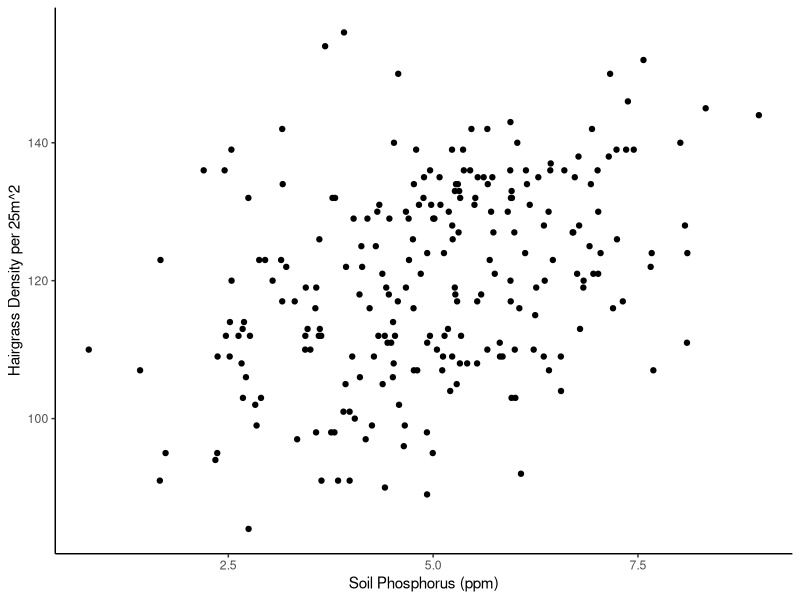
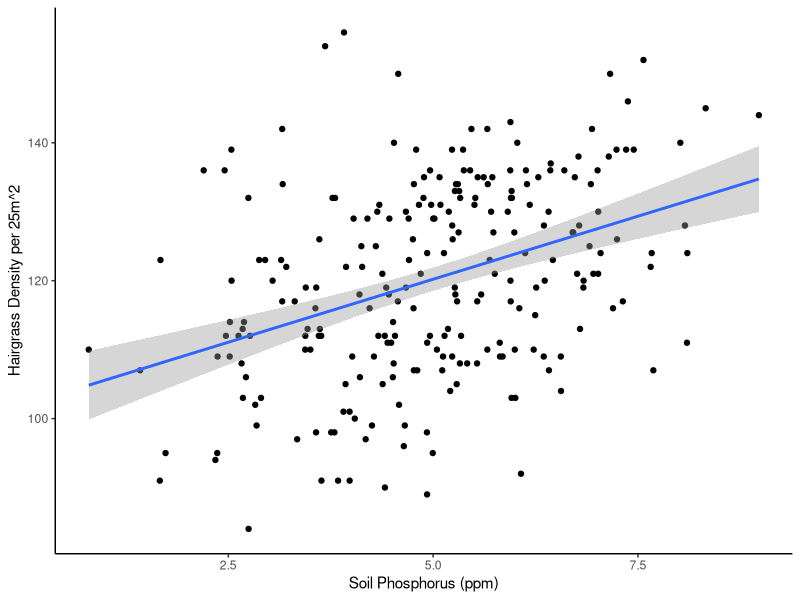

Source code (R) for these figures, in order:
## ---- chunk 1
knitr::opts_chunk$set(echo = TRUE)
## ---- chunk 2
# Load the tidyverse
library(tidyverse)
# Read in the dataset
hairgrass <- read_csv("../data/hairgrass_data.csv")
## ---- chunk 3
# soil phosphorus
hairgrass |> 
  summarise(mean_phosphorus = mean(soil_phosphorus),
            sd_phosphorus = sd(soil_phosphorus))

# penguin density
hairgrass |> 
  summarise(mean_penguins = mean(penguin_density),
            sd_penguins = sd(penguin_density))

# avg summer temp
hairgrass |> 
  summarise(mean_tempC = mean(avg_summer_tempC),
            sd_tempC = sd(avg_summer_tempC))

# avg windspeed
hairgrass |> 
  summarise(mean_windspeed = mean(avg_windspeed),
            sd_windspeed = sd(avg_windspeed))

# percent rock
hairgrass |> 
  summarise(mean_rock = mean(percent_rock),
            sd_rock = sd(percent_rock))
## ---- chunk 4
# Plot should have environmental variable on the x-axis and hairgrass density on the y-axis

# Example
ggplot(hairgrass, aes(x = soil_phosphorus, y = hairgrass_density)) +
  geom_point() +
  labs(x = "Soil Phosphorus (ppm)", y = "Hairgrass Density per 25m^2") +
  theme_classic()
## ---- chunk 5
cor(x = hairgrass$soil_phosphorus, y = hairgrass$hairgrass_density)
cor(x = hairgrass$penguin_density, y = hairgrass$hairgrass_density)
cor(x = hairgrass$avg_summer_tempC, y = hairgrass$hairgrass_density)
cor(x = hairgrass$avg_windspeed, y = hairgrass$hairgrass_density)
cor(x = hairgrass$percent_rock, y = hairgrass$hairgrass_density)
## ---- chunk 6
# saving output as r and then squaring it here is acceptable
# it does not matter whether students multiple it by 100 or not
cor(x = hairgrass$soil_phosphorus, y = hairgrass$hairgrass_density)^2 * 100
cor(x = hairgrass$penguin_density, y = hairgrass$hairgrass_density)^2 * 100
cor(x = hairgrass$avg_summer_tempC, y = hairgrass$hairgrass_density)^2 * 100
cor(x = hairgrass$avg_windspeed, y = hairgrass$hairgrass_density)^2 * 100
cor(x = hairgrass$percent_rock, y = hairgrass$hairgrass_density)^2 * 100
## ---- chunk 7
# Plot should have environmental variable on the x-axis and hairgrass density on the y-axis

# Example
ggplot(hairgrass, aes(x = soil_phosphorus, y = hairgrass_density)) +
  geom_point() +
  geom_smooth(method = "lm") + # method = "lm" required, se = FALSE optional
  labs(x = "Soil Phosphorus (ppm)", y = "Hairgrass Density per 25m^2") +
  theme_classic()
## ---- chunk 8
# Take off -0.5 if independent and dependent variables are switched
# But for future questions, do not deduct points if they use the correct values

# soil phosphorus
model_phosphorus <- lm(hairgrass_density ~ soil_phosphorus, data = hairgrass)
summary(model_phosphorus)

# penguin density
model_penguins <- lm(hairgrass_density ~ penguin_density, data = hairgrass)
summary(model_penguins)

# avg summer temp
model_summer_temp <- lm(hairgrass_density ~ avg_summer_tempC, data = hairgrass)
summary(model_summer_temp)

# avg windspeed
model_windspeed <- lm(hairgrass_density ~ avg_windspeed, data = hairgrass)
summary(model_windspeed)

# percent rock
model_rock <- lm(hairgrass_density ~ percent_rock, data = hairgrass)
summary(model_rock)
## ---- chunk 9

## ---- chunk 10

## ---- chunk 11
# space for code to run a pairwise comparison if needed
